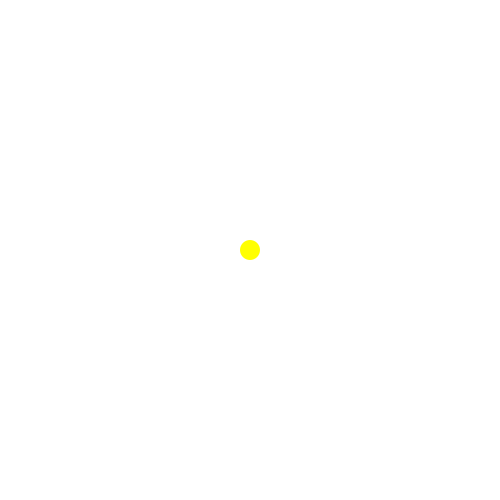
Frame 1 (no input)
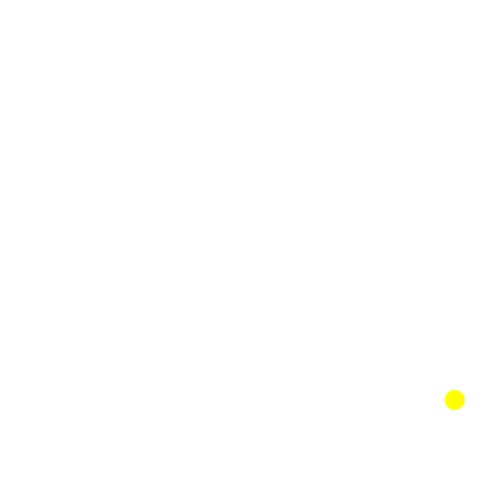
Frame 60 (the mouse pressed at the canvas centre just before this capture)
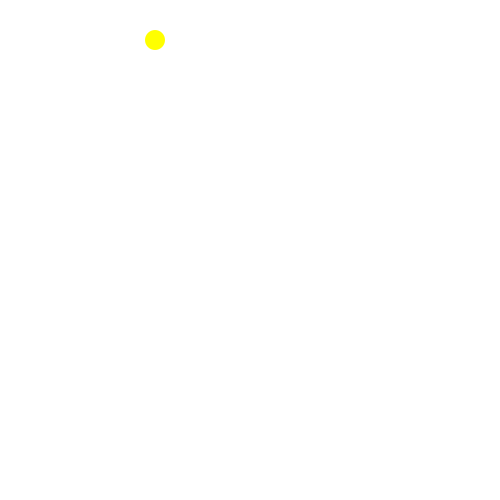
Frame 120 (the mouse held since frame 60 and released just before this capture)

The Processing sketch that drew these frames (run headless with seeded random() and noise(); from frame 60 on, the mouse is pressed at the canvas centre):

// Processing sketch: processing_66440
// ── processing_66440.pde

int ballX;
int ballY;

int speedBallX = 5;
int speedBallY = 6;

int directBallX = -1;
int directBallY = -1;

void setup() {
  size(500, 500);  
  fill(255, 255, 0);
  noStroke();
  ballX = 250;
  ballY = 250;
}

void draw() {
  background(255);

  ellipse(ballX, ballY, 20, 20);
  ballX = ballX + speedBallX;
  ballY = ballY + speedBallY;

  if (ballX >=500 || ballX <=0) {
    speedBallX = speedBallX*directBallX;
  }
  
  if(ballY >=500 || ballY <=0){
    speedBallY = speedBallY*directBallY;
  }
}  
